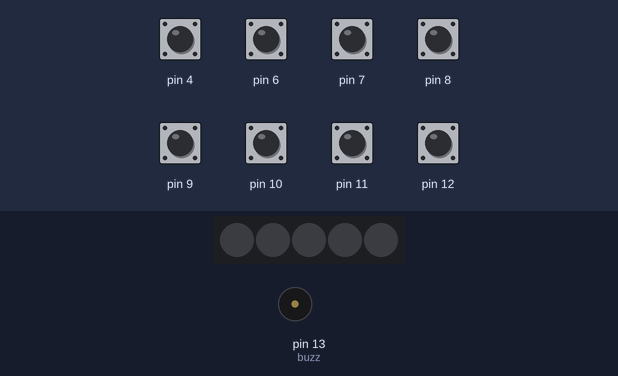
Simulated run of this sketch. Board: Arduino Uno, built with avr-gcc and run on an emulated ATmega328P. Parts: 5 RGB LEDs in strip order, left to right, buzzer (waves = sounding). Inputs (shaded band) come from the test bench; at power-on: pin 4, pin 6–12 HIGH.

Above: at 1.3 s.
1.4 s: pin 7 pulled LOW for 0.35 s
At 1.81 s:
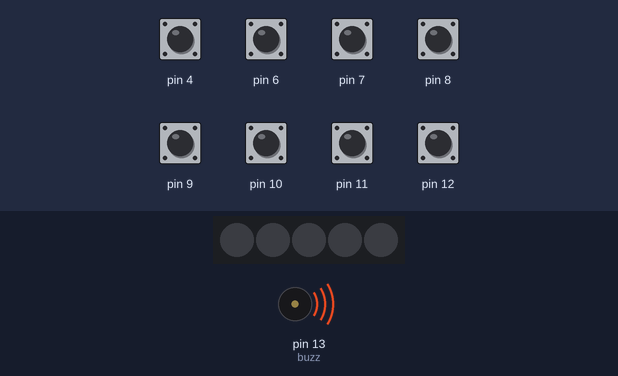
3.3 s: pin 4 pulled LOW for 1 s
At 5.7 s:
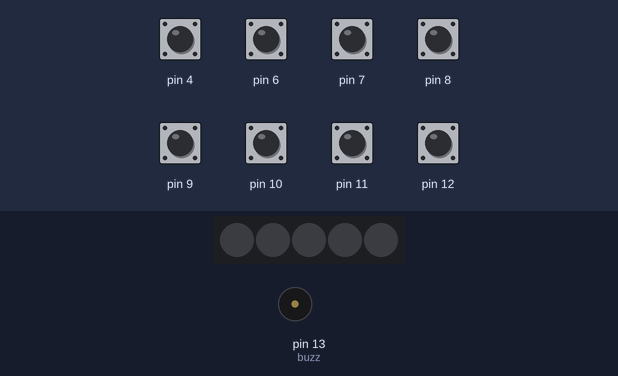
6.0 s: pin 9 pulled LOW for 1 s
At 6.35 s:
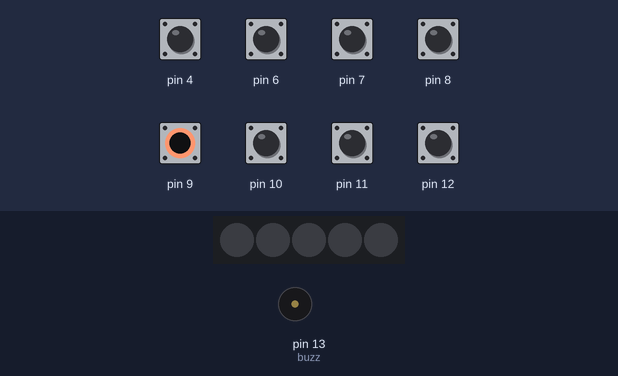
Timing chart, 0 to 9.0 s (numbered marks = the images above; inputs shaded):
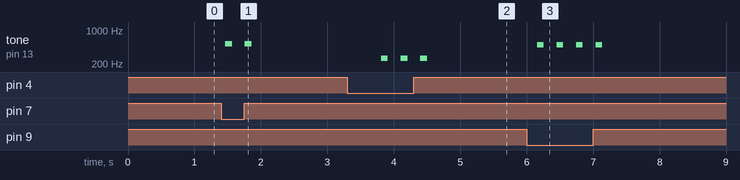

Measured:
- after the input at 1.4 s, tone on pin 13 (buzz): alternates 524 Hz for 0.10 s and silent for 0.19 s, 4 changes in all, then stays silent, starting after 0.07 s
- after the input at 3.3 s, tone on pin 13 (buzz): alternates 262 Hz for 0.10 s and silent for 0.19 s, 6 changes in all, then stays silent, starting after 0.51 s
- after the input at 6.0 s, tone on pin 13 (buzz): alternates 494 Hz for 0.10 s and silent for 0.19 s, 8 changes in all, then stays silent, starting after 0.16 s

The sketch:

RainbowPiano.ino
```cpp
#include <FastLED.h>
#include <CapacitiveSensor.h>
int Do = 262, Re = 294 , Mi = 330 , Fa = 349 , Sol = 392 ,
    La = 440 , Si = 494, Do2 = 524;
int buzz = 13;
int wait = 100;
#define LED_PIN     13
#define NUM_LEDS    5
CRGB leds[NUM_LEDS];

CapacitiveSensor   cs_2_4 = CapacitiveSensor(2,4);
CapacitiveSensor   cs_2_6 = CapacitiveSensor(2,6);
CapacitiveSensor   cs_2_8 = CapacitiveSensor(2,8);
CapacitiveSensor   cs_2_10 = CapacitiveSensor(2,10);
CapacitiveSensor   cs_2_12 = CapacitiveSensor(2,12);
CapacitiveSensor  cs_2_11 = CapacitiveSensor(2,11);
CapacitiveSensor  cs_2_9 = CapacitiveSensor(2,9);
CapacitiveSensor   cs_2_7 = CapacitiveSensor(2,7);
void setup() {
FastLED.addLeds<WS2812, LED_PIN, GRB>(leds, NUM_LEDS);

 cs_2_4.set_CS_AutocaL_Millis(0xFFFFFFFF);
 cs_2_6.set_CS_AutocaL_Millis(0xFFFFFFFF);
 cs_2_8.set_CS_AutocaL_Millis(0xFFFFFFFF);
 cs_2_10.set_CS_AutocaL_Millis(0xFFFFFFFF);
 cs_2_12.set_CS_AutocaL_Millis(0xFFFFFFFF);
 cs_2_11.set_CS_AutocaL_Millis(0xFFFFFFFF);
cs_2_7.set_CS_AutocaL_Millis(0xFFFFFFFF);
 cs_2_9.set_CS_AutocaL_Millis(0xFFFFFFFF);
  // Arduino start communicate with computer.
  Serial.begin(9600);
  pinMode(buzz,OUTPUT);
}

void loop() {

  // Set the sensitivity of the sensors.
  long total1 =  cs_2_4.capacitiveSensor(100);
  long total2 =  cs_2_6.capacitiveSensor(100);
  long total3 = cs_2_8.capacitiveSensor(500);
  long total4 = cs_2_10.capacitiveSensor(500);
  long total5 = cs_2_12.capacitiveSensor(500);
  long total6 = cs_2_11.capacitiveSensor(500);
  long total7 = cs_2_9.capacitiveSensor(100);
  long total8 = cs_2_7.capacitiveSensor(500);

  if(total1>=1000)
  {
 for (int i = 0; i <= NUM_LEDS; i++) {
    leds[i] = CRGB::Violet;
    FastLED.show();}
  tone(buzz, Do, wait);}
  else if(total2>=1000)
  {
     for (int i = 0; i <= NUM_LEDS; i++) {
    leds[i] = CRGB::Indigo;
    FastLED.show();}
    tone(buzz, Re, wait);}
  else if(total3>=1000)
  {
     for (int i = 0; i <= NUM_LEDS; i++) {
    leds[i] = CRGB(0,0,255);
    FastLED.show();}
    tone(buzz, Mi, wait);}
  else if (total4>=1000)
  { for (int i = 0; i <= NUM_LEDS; i++) {
    leds[i] = CRGB(0,255,0);
    FastLED.show();}
    tone(buzz, Fa, wait);
  }
  else if (total5>=1000)
  { for (int i = 0; i <= NUM_LEDS; i++) {
    leds[i] = CRGB::Yellow;
    FastLED.show();}
    tone(buzz, Sol, wait);}
  else if(total6>=1000)
  { for (int i = 0; i <= NUM_LEDS; i++) {
    leds[i] = CRGB::Orange;
    FastLED.show();}
    tone(buzz, La, wait);}
    else if(total7>=1000)
  { for (int i = 0; i <= NUM_LEDS; i++) {
    leds[i] = CRGB(255,0,0);
    FastLED.show();}
    tone(buzz, Si, wait);}
   else if(total8>=1000)
  { for (int i = 0; i <= NUM_LEDS; i++) {
    leds[i] = CRGB::Violet;
    FastLED.show();}
    tone(buzz, Do2, wait);}
  else
  { for (int i = 0; i <= NUM_LEDS; i++) {
    leds[i] = CRGB(0,0,0);
    FastLED.show();}
    noTone(buzz);}


}
```
